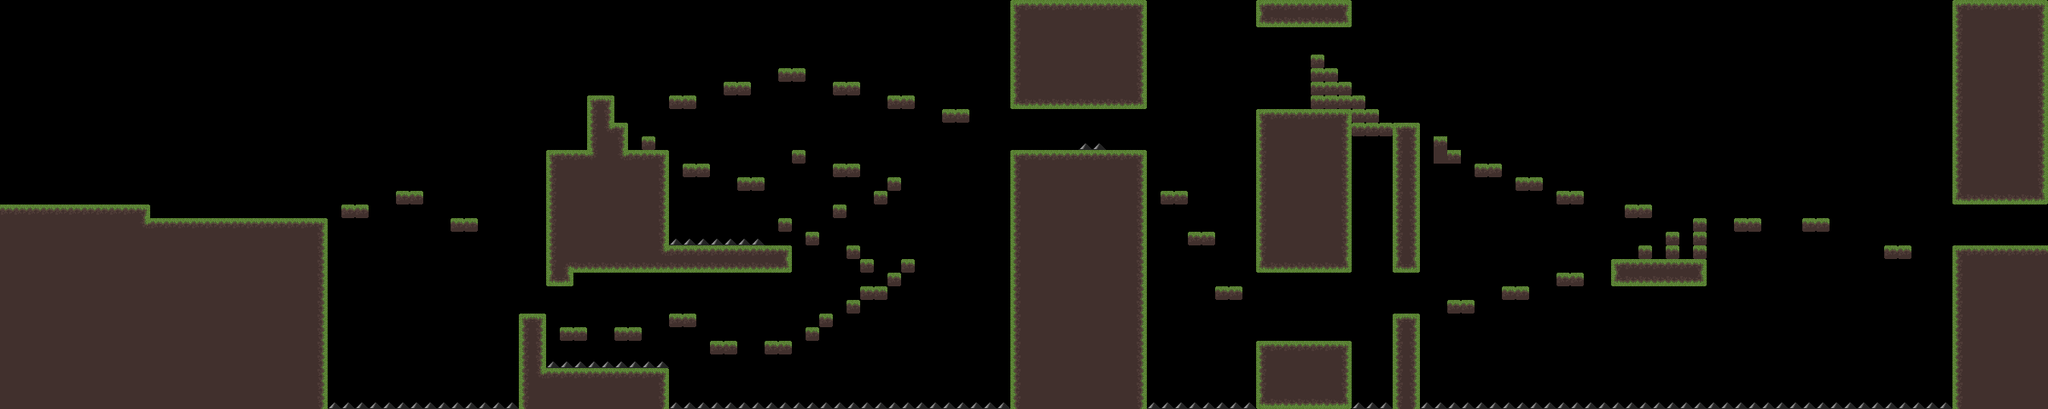

Tiled map render using the project's own tile images. Description and the map definition, with tile-layer contents summarised, below:
An orthogonal 150x30 tile map with 16x16 px tiles, 1 tile layer (Tile Layer 1), 2 tilesets.

<map version="1.5" tiledversion="1.7.0" orientation="orthogonal" renderorder="right-down" width="150" height="30" tilewidth="16" tileheight="16" infinite="0" nextlayerid="3" nextobjectid="10">
 <editorsettings>
  <export target="Level1.tmx" format="tmx" />
 </editorsettings>
 <tileset firstgid="1" source="BCNAS.tsx" />
 <tileset firstgid="16" source="Spike.tsx" />
 <layer id="1" name="Tile Layer 1" width="150" height="30">
  <data>[4500 cells, 1348 non-empty, 15 distinct tile ids]</data>
 </layer>
</map>